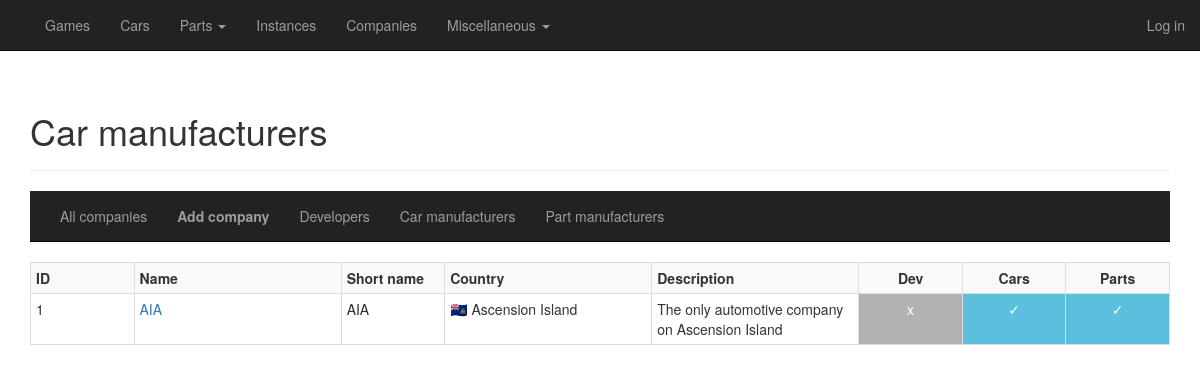
The app's page /companies/car-manufacturers with its own data.
### general/models/misc.py (models this page shows, shortened)
class Company(database.Model):
    __tablename__ = "companies"
    id = database.Column(database.Integer, primary_key=True)
    name_full = database.Column(database.Unicode, nullable=False)
    name_display = database.Column(database.Unicode, index=True, nullable=False)
    name_short = database.Column(database.Unicode, nullable=True)
    description = database.Column(database.Unicode, nullable=True)
    is_game_developer = database.Column(database.Boolean, default=False, index=True, nullable=False)
    is_game_publisher = database.Column(database.Boolean, default=False, index=True, nullable=False)
    is_car_manufacturer = database.Column(database.Boolean, default=False, index=True, nullable=False)
    is_car_part_manufacturer = database.Column(database.Boolean, default=False, index=True, nullable=False)
    owner_id = database.Column(database.Integer, database.ForeignKey("companies.id"), index=True, nullable=True)
    country_id = database.Column(database.Integer, database.ForeignKey("countries.id"), index=True, nullable=True)
    date_established = database.Column(database.Date, index=True, nullable=True)
    date_ceased_to_exist = database.Column(database.Date, nullable=True)
    no_of_games_developed = database.Column(database.Integer, default=0, nullable=True)
    no_of_cars_produced = database.Column(database.Integer, default=0, nullable=True)
    no_of_parts_produced = database.Column(database.Integer, default=0, nullable=True)
    cars = database.relationship('Car', secondary="car_manufacturer")
    engines = database.relationship('Engine', backref='manufacturer', lazy='dynamic')
    forced_induction = database.relationship('ForcedInduction', backref='manufacturer', lazy='dynamic')
    games = database.relationship('Game', backref='developer', lazy='dynamic')
    owner = database.relationship('Company', remote_side=[id], backref='owned_companies')
    transmissions = database.relationship('Transmission',  backref='manufacturer', lazy='dynamic')
    texts = database.relationship('CompanyText', backref='company', lazy='dynamic')
    images = database.relationship('CompanyImage', backref='company', lazy='dynamic')
    def get_name_short(self):
        return self.name_short if self.name_short is not (None or "") else "n/a"
    def is_game_company(self):
        return "✓" if self.is_game_developer is True else "x"
    def is_car_company(self):
        return "✓" if self.is_car_manufacturer is True else "x"
    def is_part_company(self):
        return "✓" if self.is_car_part_manufacturer is True else "x"

class Country(database.Model):
    __tablename__ = "countries"
    id = database.Column(database.Integer, primary_key=True)
    name_full = database.Column(database.Unicode, nullable=False)
    name_display = database.Column(database.Unicode, index=True, nullable=False)
    name_short = database.Column(database.Unicode, nullable=False)
    no_of_companies_game = database.Column(database.Integer, default=0, nullable=True)
    no_of_companies_car = database.Column(database.Integer, default=0, nullable=True)
    no_of_games = database.Column(database.Integer, default=0, nullable=True)
    no_of_cars = database.Column(database.Integer, default=0, nullable=True)
    companies = database.relationship('Company', backref='country', lazy='dynamic')
    cars = database.relationship('Car', backref='country', lazy='dynamic')
    texts = database.relationship('CountryText', backref='country', lazy='dynamic')
    images = database.relationship('CountryImage', backref='country', lazy='dynamic')
    locations = database.relationship('Location', backref='country', lazy='dynamic')

### general/routes_companies.py (the view)
@cardb.route("/companies/car-manufacturers", methods=['GET'])
def overview_companies_car_manufacturers():
    companies = Company.query.filter(Company.is_car_manufacturer == True).order_by(Company.name_display.asc()).all()
    return render_template("companies_overview.html",
                           title=title_companies_car_manufacturers,
                           heading=overview_heading_companies_car_manufacturers,
                           companies=companies)

### general/templates/companies_overview.html
{% extends "companies_base.html" %}
{% block companies_content %}
    <div>
        <table class="table table-hover table-striped table-bordered table-condensed">
            {% if companies == [] %}
            <tr>
                <td class="col-sm-12 text-center"><b>There are no companies in the database.</b></td>
            </tr>
            {% else %}
            {% include "_companies_top.html" %}
                {% for company in companies %}
                    {% with company=company %}
                        {% include "_companies_row.html" %}
                    {% endwith %}
                {% endfor %}
            {% endif %}
        </table>
    </div>
{% endblock %}

### general/templates/_companies_row.html
<tr>
    <td class="col-sm-1">{{ company.id }}</td>
    <td class="col-sm-2"><a href="{{ url_for('detail_company', id=company.id) }}">{{ company.name_display }}</a></td>
    <td class="col-sm-1">{{ company.get_name_short() }}</td>
    <td class="col-sm-2">{{ company.country.name_display }}</td>
    <td class="col-sm-2">{{ company.description }}</td>
    <td class="col-sm-1 text-center {% if company.is_game_developer %}true-neutral{% else %}false-neutral{% endif %}">{{ company.is_game_company() }}</td>
    <td class="col-sm-1 text-center {% if company.is_car_manufacturer %}true-neutral{% else %}false-neutral{% endif %}">{{ company.is_car_company() }}</td>
    <td class="col-sm-1 text-center {% if company.is_car_part_manufacturer %}true-neutral{% else %}false-neutral{% endif %}">{{ company.is_part_company() }}</td>
</tr>

### general/static/css/car-database.css (style rules this page uses)
.true-neutral { color: #ffffff; background: #5bc0de; }
.false-neutral { color: #ffffff; background: #b1b2b3; }

### records on screen
Company: id "1", name_display "AIA", get_name_short "AIA", country.name_display "🇦🇨 Ascension Island", description "The only automotive company on Ascension Island", is_game_company "x", is_car_company "✓", is_part_company "✓"

### other values on screen
{{ heading }} "Car manufacturers"
